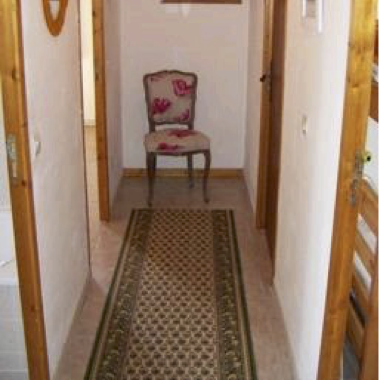
#> input picture CS5330_Part-1-main/images/livingroom1.png, 379 x 380 px
$ python template_match_sift.py
#> lines starting #> are read from the running program, lines starting #| are printed output that depends on the picture; after the words box and inside, x2 and y2 are one past the last pixel; in counts of white or black regions, pixels touching at a corner belong together
import cv2
import matplotlib.pyplot as plt
import numpy as np

def plot_cv_img(template_image, output_image, matched_image):
    """
    Converts an image from BGR to RGB and plots
    """

    fig, ax = plt.subplots(nrows=1, ncols=3, gridspec_kw={'width_ratios': [1, 4, 5]})

    ax[0].imshow(cv2.cvtColor(template_image, cv2.COLOR_BGR2RGB))
    ax[0].set_title('Template')
    ax[0].axis('off')

    ax[1].imshow(cv2.cvtColor(output_image, cv2.COLOR_BGR2RGB))
    ax[1].set_title('Output Image')
    ax[1].axis('off')

    ax[2].imshow(cv2.cvtColor(matched_image, cv2.COLOR_BGR2RGB))
    ax[2].set_title('Matched Image')
    ax[2].axis('off')

    plt.show()

def main():
    # Load the main image and the template image
    image = cv2.imread('../images/livingroom1.png')
#> image is the input picture: shape (380, 379, 3); mean B, G, R 106.2, 126.4, 151.3
    template = cv2.imread('../images/chair.png')
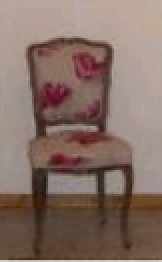
#> input picture CS5330_Part-1-main/images/chair.png, 81 x 131 px (shown 2 times larger)
#> template is the input picture: shape (131, 81, 3); mean B, G, R 101.4, 111.1, 133.4

    # Convert the main image to grayscale
    gray_image = cv2.cvtColor(image, cv2.COLOR_BGR2GRAY)
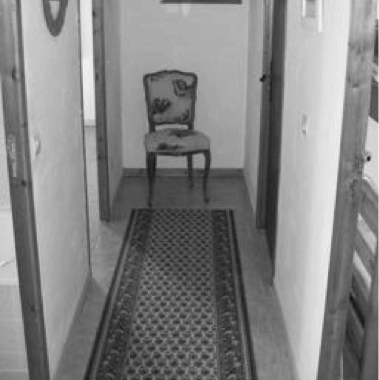
#> gray_image: shape (380, 379); min 15, max 243, mean 131.5
    gray_template = cv2.cvtColor(template, cv2.COLOR_BGR2GRAY)
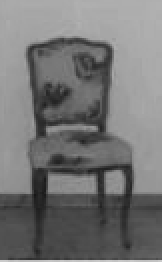
#> gray_template: shape (131, 81) (shown 2 times larger); min 22, max 203, mean 116.7

    # Initialize SIFT detector
    sift = cv2.SIFT_create()

    # Detect SIFT keypoints and descriptors in the images
    keypoints1, descriptors1 = sift.detectAndCompute(gray_image, None)
#> keypoints1 = 837 keypoints; strongest (x, y, size): (369, 159, 2.7), (55, 25, 12.8), (199, 161, 8.1), (262, 79, 3.4)
    keypoints2, descriptors2 = sift.detectAndCompute(gray_template, None)
#> keypoints2 = 75 keypoints; strongest (x, y, size): (57, 91, 6.5), (47, 64, 2.4), (64, 85, 4.3), (19, 89, 6.2)

    # Use BFMatcher to match descriptors
    bf = cv2.BFMatcher(cv2.NORM_L2, crossCheck=False)

    # Match descriptors and sort them in the order of their distance
    matches = bf.knnMatch(descriptors2, descriptors1, k=2)
#> matches = 75 matches

    # Apply ratio test as per Lowe's paper
    good_matches = []
    threshold=0.75
    for m, n in matches:
        if m.distance < threshold * n.distance:
            good_matches.append(m)
#> this loop made 75 passes
#> after the loop, good_matches = 58 matches

    # Draw matches
    matched_image = cv2.drawMatches(gray_template, keypoints2,
                                    image, keypoints1,
                                    good_matches, None,
                          flags=cv2.DrawMatchesFlags_NOT_DRAW_SINGLE_POINTS)
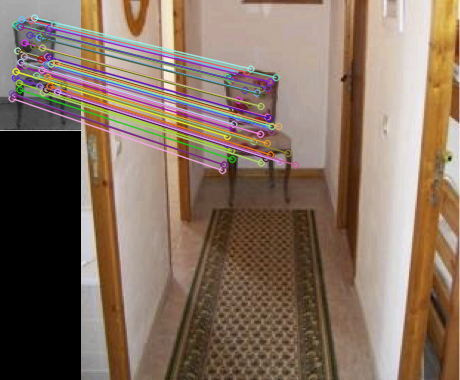
#> matched_image: shape (380, 460, 3); mean B, G, R 96.3, 111.7, 132

    # If enough matches are found, we extract the location of matched keypoints in both images
    if len(good_matches) > 10:
        src_pts = np.float32([keypoints2[m.queryIdx].pt for m in good_matches]).reshape(-1, 2)
#> src_pts = 58 pairs, first value 11.67 to 69.32, second value 17.52 to 98.06
        dst_pts = np.float32([keypoints1[m.trainIdx].pt for m in good_matches]).reshape(-1, 2)
#> dst_pts = 58 pairs, first value 141 to 214, second value 68.45 to 170

        # Compute homography
        H, mask = cv2.findHomography(src_pts, dst_pts, cv2.RANSAC, 5.0)
#> H = [[1.27, -0.00348, 126.4], [0.00135, 1.25, 46.44], [2.48e-05, -2.61e-05, 1]]; mask = 58 values from 1 to 1

        # Get the dimensions of the template image
        h, w = gray_template.shape
#> h = 131; w = 81

        # Get the coordinates of the corners of the template image
        pts = np.float32([[0, 0], [0, h], [w, h], [w, 0]]).reshape(-1, 1, 2)
#> pts = [[0, 0], [0, 131], [81, 131], [81, 0]]

        # Transform the corners of the template image to the main image
        dst = cv2.perspectiveTransform(pts, H)
#> dst = [[126.4, 46.44], [126.4, 211.3], [228.8, 211], [228.4, 46.46]]

        # Draw the transformed corners on the main image
        image = cv2.polylines(image, [np.int32(dst)], True,
                                   (0, 255, 0), 3, cv2.LINE_AA)
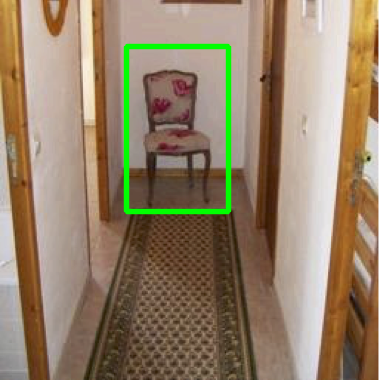
#> image: shape (380, 379, 3); 2.58% of pixels changed, all inside (x1, y1, x2, y2) = (123, 43, 232, 215)

    # Do plot
    plot_cv_img(template, image, matched_image)
#> in plot_cv_img, `plt.show()`:
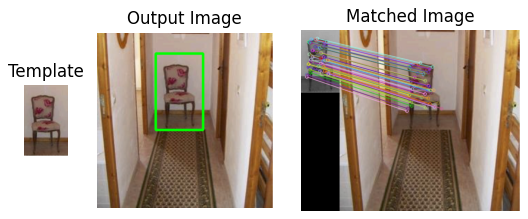
#> figure drawn by matplotlib, 3 panels

if __name__ == '__main__':
    main()
